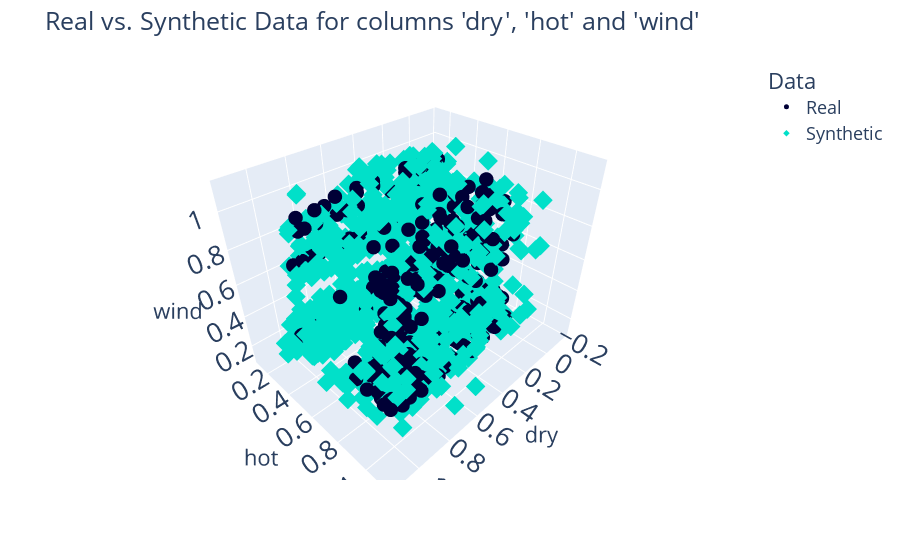

The code cell stored with this chart in its notebook:
### Code cell
compare_3d(df_normalized, synthetic_data)

### Figure 1 — Plotly figure (JSON) as saved in the notebook; plotly's stock layout.template omitted (floating-point values rounded to 4 significant figures; data arrays with more than 128 entries replaced by an {"elided": "..."} marker saying what was removed)
{"data": [{"hovertemplate": "Data=Real<br>dry=%{x}<br>hot=%{y}<br>wind=%{z}<extra></extra>", "legendgroup": "Real", "marker": {"color": "#000036", "size": 5, "symbol": "circle"}, "mode": "markers", "name": "Real", "scene": "scene", "showlegend": true, "type": "scatter3d", "x": {"elided": "1008 float values"}, "y": {"elided": "1008 float values"}, "z": {"elided": "1008 float values"}}, {"hovertemplate": "Data=Synthetic<br>dry=%{x}<br>hot=%{y}<br>wind=%{z}<extra></extra>", "legendgroup": "Synthetic", "marker": {"color": "#01E0C9", "size": 5, "symbol": "diamond"}, "mode": "markers", "name": "Synthetic", "scene": "scene", "showlegend": true, "type": "scatter3d", "x": {"elided": "1008 float values"}, "y": {"elided": "1008 float values"}, "z": {"elided": "1008 float values"}}], "layout": {"font": {"size": 18}, "legend": {"title": {"text": "Data"}, "tracegroupgap": 0}, "margin": {"t": 60}, "plot_bgcolor": "#F5F5F8", "scene": {"domain": {"x": [0, 1], "y": [0, 1]}, "xaxis": {"title": {"text": "dry"}}, "yaxis": {"title": {"text": "hot"}}, "zaxis": {"title": {"text": "wind"}}}, "showlegend": true, "title": {"text": "Real vs. Synthetic Data for columns 'dry', 'hot' and 'wind'"}}}
